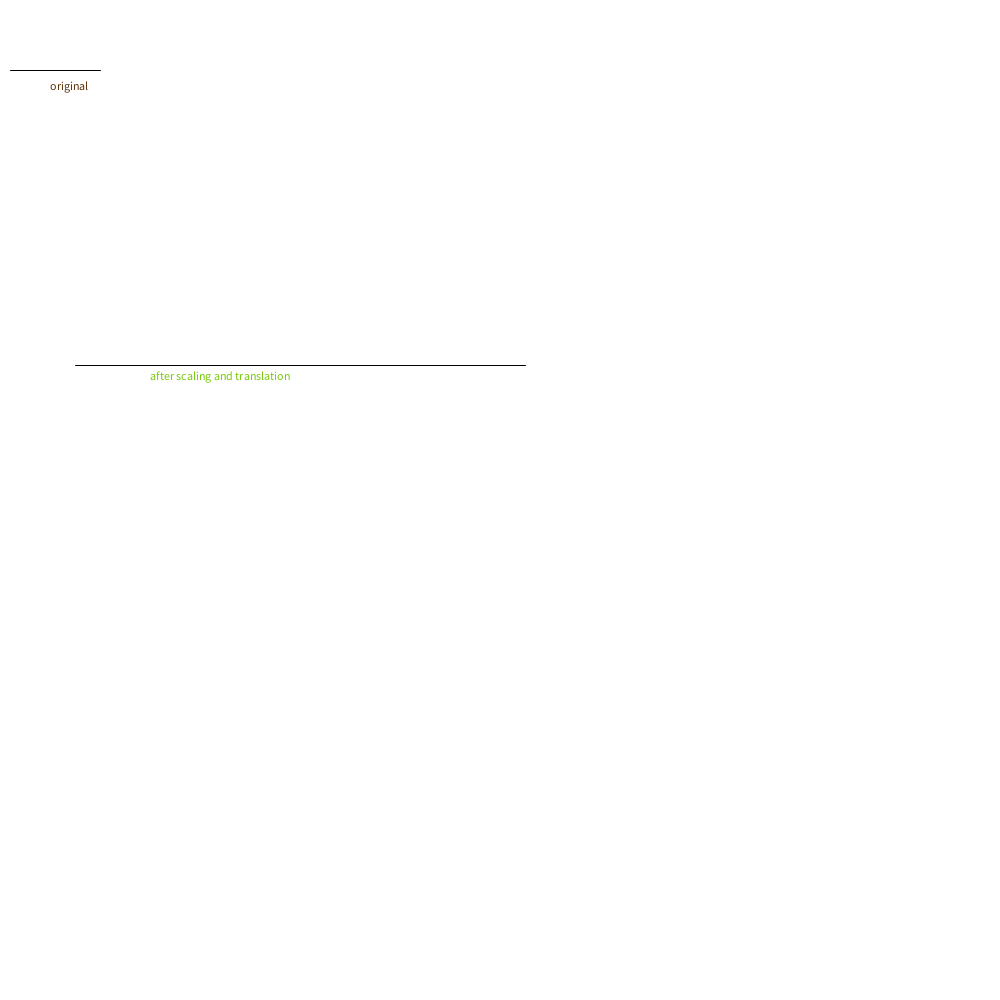
Frame 1 (no input)
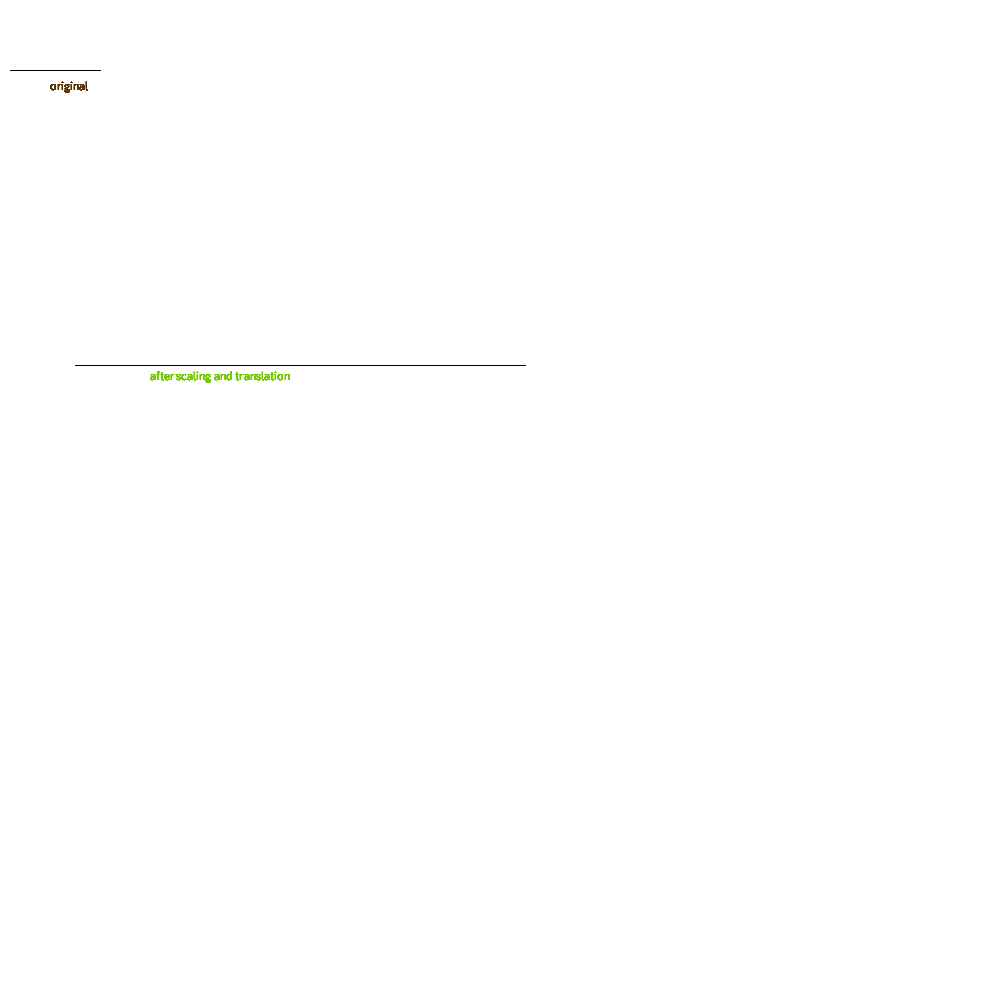
Frame 60 (the mouse pressed at the canvas centre just before this capture)
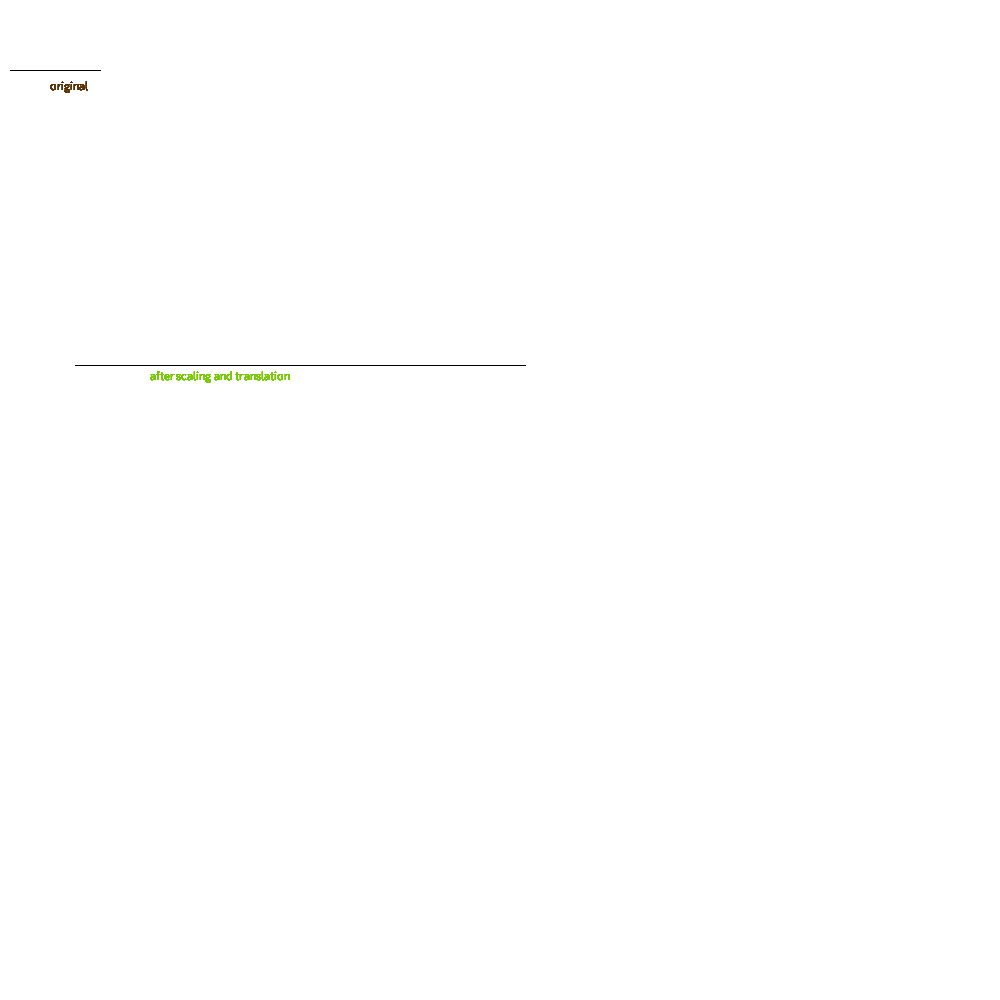
Frame 120 (the mouse held since frame 60 and released just before this capture)

The Processing sketch that drew these frames (run headless with seeded random() and noise(); from frame 60 on, the mouse is pressed at the canvas centre):

// Processing sketch: lab6b
// ── lab6b.pde
void setup()
{
size(1000,1000);
background(255);

}
void draw()
{
 
 int sx=5,sy=5;
 int tx=25;
 int ty=15;
 scaling_translation(sx,sy,tx,ty);
}


void scaling_translation(int sx,int sy,int tx,int ty)
{  
 int x1=10,x2=100,y1=70,y2=70;
 fill(93,50,10);
text("original",50,90);
line(x1,y1,x2,y2);
int x3=(x1*sx);
int y3=(y1*sy);
int x5=(x2*sx);
int y5=(y1*sy);
x3=x3+tx;
x5=x5+tx;
y3=y3+ty;
y5=y5+ty;
fill(120,200,10);
text("after scaling and translation",150,380);
line(x3,y3,x5,y5);
}
